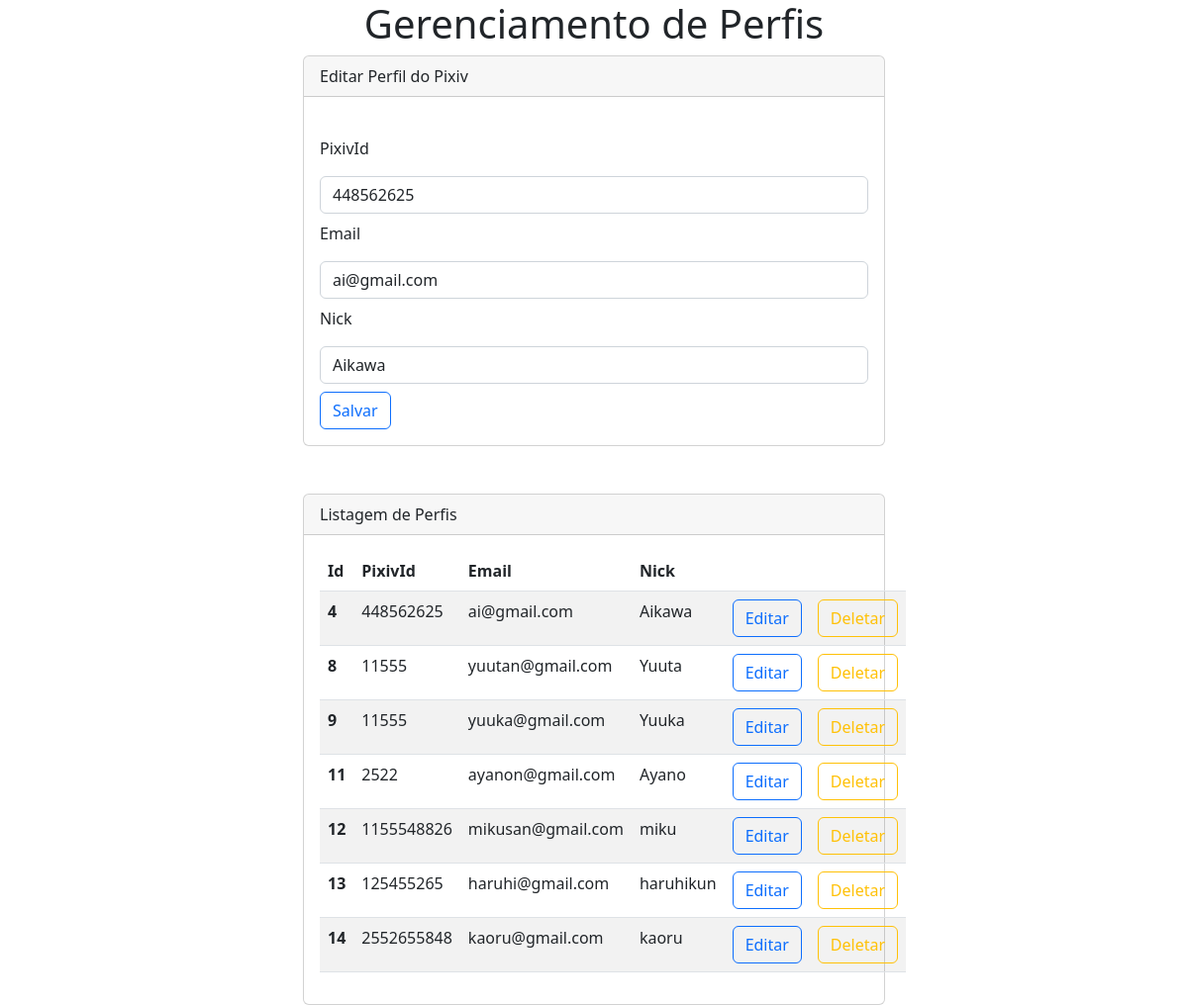
The app's page /modify/4/ with its own data.
### app/models.py (models this page shows)
class Profile(models.Model):
    PixivId = models.CharField(max_length=10)
    Email = models.CharField(max_length=30)
    Nick = models.CharField(max_length=30)

### app/views.py (the view)
# urls.py: path('modify/<int:pk>/', modify, name='modify'),
def modify(request, pk):
    data = {}
    data['db'] = Profile.objects.get(pk=pk)
    data['form'] = ProfileForms(instance=data['db'])
    data['dbs'] = Profile.objects.all()
    data['action'] = 'Editar'
    return render(request, 'Index.html', data)

### app/forms.py
class ProfileForms(ModelForm):
    class Meta:
        model = Profile
        fields = ['PixivId', 'Email', 'Nick']
        widgets = {
            'PixivId': TextInput(attrs={'class': 'form-control', 'placeholder': 'PixivId'}),
            'Email': TextInput(attrs={'class': 'form-control', 'type': 'email', 'placeholder': 'Email'}),
            'Nick': TextInput(attrs={'class': 'form-control', 'placeholder': 'Nick'})
        }

### app/templates/Index.html (shortened to what this page needs)
<!DOCTYPE html>
<html lang="pt-BR">
<head>
    <link href="https://cdn.jsdelivr.net/npm/bootstrap@5.2.2/dist/css/bootstrap.min.css" rel="stylesheet">
</head>
<body>
    <main>
            <h1 class="text-center">Gerenciamento de Perfis </h1>
            <div class="row">
                <div class="col-sm-6 m-auto">
                    <div class="card">
                        <form name = "form" action="{%if db%}/update/{{db.id}}/{%else%}/create/{% endif %}" id = "form" method="post">
                            <div class="card-header">
                               {{ action }} Perfil do Pixiv
                            </div>
                        <div class="card-body">
                            <br>
                            <label>PixivId</label>
                            <div class="form-group mt-3">
                                {{form.PixivId}}
                            </div>
                            <label class="mt-2">Email</label>
                            <div class="form-group mt-3">
                                {{form.Email}}
                            </div>
                            <label class="mt-2">Nick</label>
                            <div class="form-group mt-3 ">
                                {{form.Nick}}
                            </div>
                            <button type= "submit" id = "btn_salvar" class="mt-2 btn btn-outline-primary">Salvar</button>
                        </div>
                        </form>
                    </div>
                </div>
            </div>
            <div id ="Card"class="row">
                <div class="col-sm-6 m-auto mt-5" id="table">
                        <div class="card">
                                <div class="card-header">
                                        Listagem de Perfis
                                </div>
                                <div class="card-body">
                                    <table class="table table-striped">
                                          <thead>
                                            <tr>
                                                <th scope="col">Id</th>
                                                <th scope="col">PixivId</th>
                                                <th scope="col">Email</th>
                                                <th scope="col">Nick</th>
                                                <th scope="col"></th>
                                                <th scope="col"></th>
                                            </tr>
                                          </thead>
                                          <tbody>
                                            {%for val in dbs%}
                                            <tr>
                                                <th>{{val.id}}</th>
                                                <td>{{val.PixivId}}</td>
                                                <td>{{val.Email}}</td>
                                                <td>{{val.Nick}}</td>
                                                <td><a href="/modify/{{val.id}}" class="btn btn-outline-primary">Editar</a></td>
                                                <td><a href="/delete/{{val.id}}" class="btn btn-outline-warning btn-delete">Deletar</a></td>
                                            </tr>
                                            {%endfor%}
                                          </tbody>
                                        </table>
                                </div>
                        </div>
                </div>
            </div>
    </main>
    {% load static %}
</body>
</html>

### records on screen
Profile: PixivId "448562625", Email "ai@gmail.com", Nick "Aikawa", id "4"
Profile: id "8", PixivId "11555", Email "yuutan@gmail.com", Nick "Yuuta"
Profile: id "9", PixivId "11555", Email "yuuka@gmail.com", Nick "Yuuka"
Profile: id "11", PixivId "2522", Email "ayanon@gmail.com", Nick "Ayano"
Profile: id "12", PixivId "1155548826", Email "mikusan@gmail.com", Nick "miku"
Profile: id "13", PixivId "125455265", Email "haruhi@gmail.com", Nick "haruhikun"
Profile: id "14", PixivId "2552655848", Email "kaoru@gmail.com", Nick "kaoru"

### other values on screen
{{ action }} "Editar"
